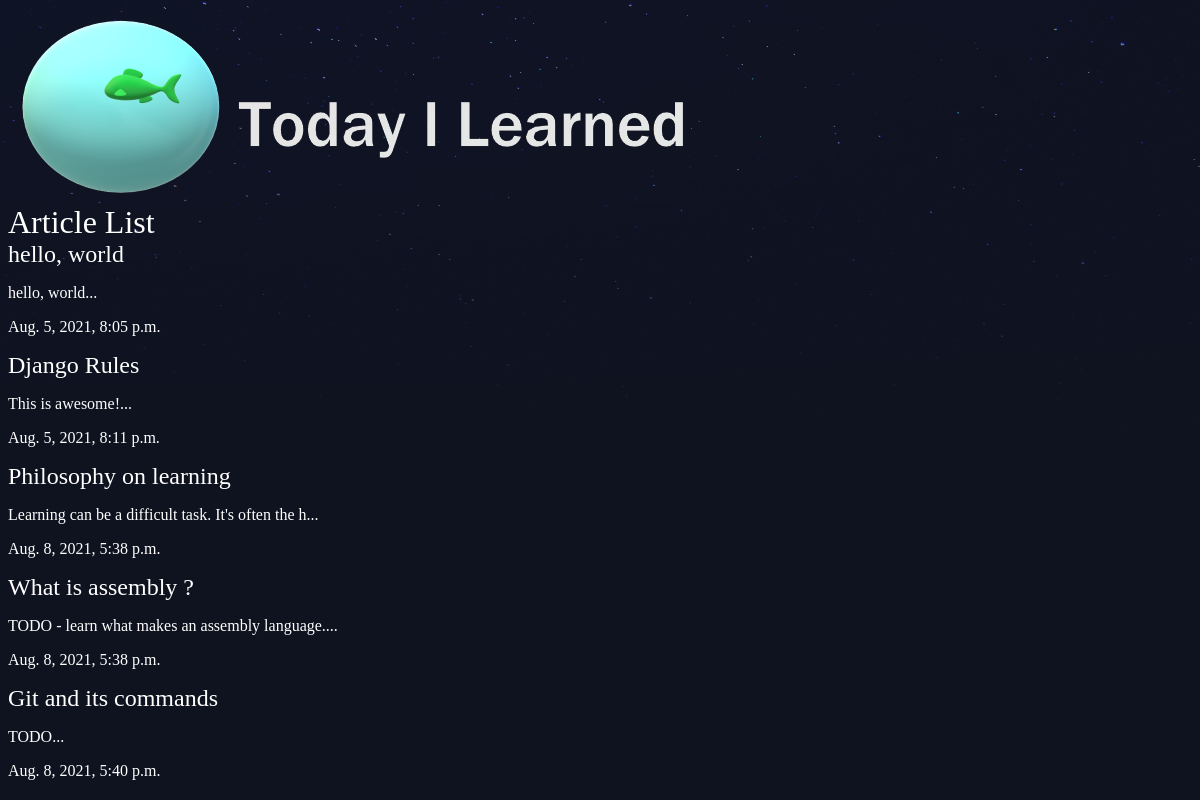
/articles/, run on an earlier commit of the app's database.
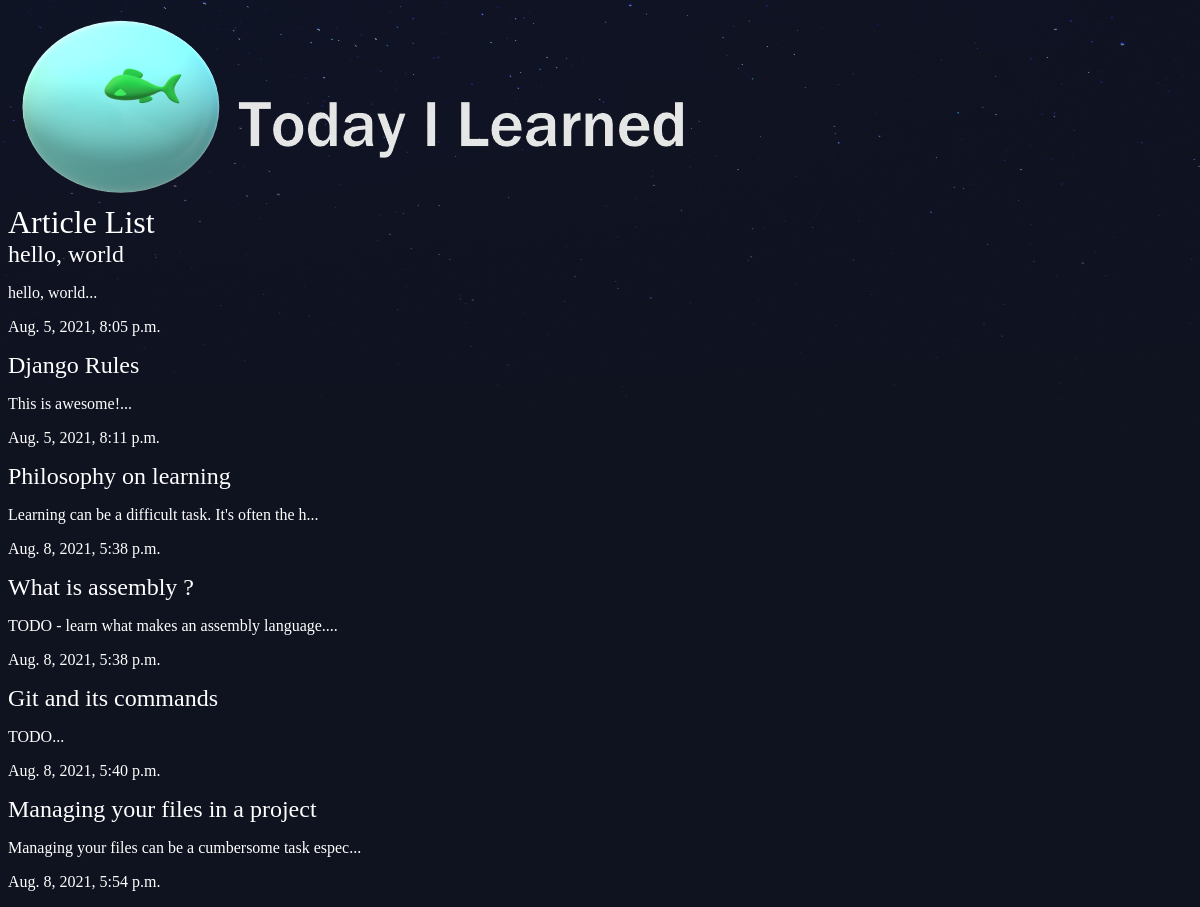
And on a later commit of the database.
### articles/models.py (models this page shows, shortened)
class Article(models.Model):
    title = CharField(max_length=100)
    body = TextField()
    slug = SlugField()
    date = DateTimeField(auto_now_add=True)
    thumbnail = models.ImageField(default='default.png', blank=True)
    def snippet(self):
        return self.body[:50] + '...'

### articles/views.py (the view)
# urls.py: path('', views.article_list, name='listView'),
def article_list(request):
    articles = Article.objects.all().order_by('date')
    return render(request, 'articles/article_list.html', {'articles': articles})

### articles/templates/articles/article_list.html
{% extends 'base_layout.html' %}
{% block content %}
<h1>Article List</h1>
<div class='articles'>
    {% for article in articles %}
    <div class='article'>
        <h2><a href="{% url 'articles:detailView' slug=article.slug %}"">{{article.title}}</a></h2>
        <p>{{article.snippet}}</p>
        <p>{{article.date}}</p>
    </div>
    {% endfor %}
</div>
{% endblock %}

What changed in the data, as far as the page shows it:
added Article: title "Managing your files in a project", snippet "Managing your files can be a cumbersome task espec...", date "Aug. 8, 2021, 5:54 p.m."
